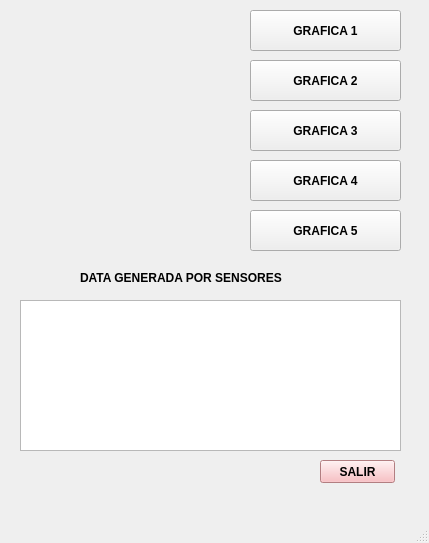
<?xml version="1.0" encoding="UTF-8"?>
<ui version="4.0">
 <class>MainWindow</class>
 <widget class="QMainWindow" name="MainWindow">
  <property name="geometry">
   <rect>
    <x>0</x>
    <y>0</y>
    <width>429</width>
    <height>543</height>
   </rect>
  </property>
  <property name="windowTitle">
   <string>RaspberryPi</string>
  </property>
  <widget class="QWidget" name="centralwidget">
   <widget class="QLabel" name="label">
    <property name="geometry">
     <rect>
      <x>50</x>
      <y>10</y>
      <width>181</width>
      <height>181</height>
     </rect>
    </property>
    <property name="text">
     <string/>
    </property>
    <property name="pixmap">
     <pixmap>../Logo raspberry pi.png</pixmap>
    </property>
    <property name="scaledContents">
     <bool>true</bool>
    </property>
   </widget>
   <widget class="QPushButton" name="Grafica_1">
    <property name="geometry">
     <rect>
      <x>250</x>
      <y>10</y>
      <width>151</width>
      <height>41</height>
     </rect>
    </property>
    <property name="font">
     <font>
      <weight>75</weight>
      <bold>true</bold>
     </font>
    </property>
    <property name="text">
     <string>GRAFICA 1</string>
    </property>
   </widget>
   <widget class="QPushButton" name="Grafica_2">
    <property name="geometry">
     <rect>
      <x>250</x>
      <y>60</y>
      <width>151</width>
      <height>41</height>
     </rect>
    </property>
    <property name="font">
     <font>
      <weight>75</weight>
      <bold>true</bold>
     </font>
    </property>
    <property name="text">
     <string>GRAFICA 2</string>
    </property>
   </widget>
   <widget class="QPushButton" name="Grafica_3">
    <property name="geometry">
     <rect>
      <x>250</x>
      <y>110</y>
      <width>151</width>
      <height>41</height>
     </rect>
    </property>
    <property name="font">
     <font>
      <weight>75</weight>
      <bold>true</bold>
     </font>
    </property>
    <property name="text">
     <string>GRAFICA 3</string>
    </property>
   </widget>
   <widget class="QPushButton" name="Grafica_4">
    <property name="geometry">
     <rect>
      <x>250</x>
      <y>160</y>
      <width>151</width>
      <height>41</height>
     </rect>
    </property>
    <property name="font">
     <font>
      <weight>75</weight>
      <bold>true</bold>
     </font>
    </property>
    <property name="text">
     <string>GRAFICA 4</string>
    </property>
   </widget>
   <widget class="QTableWidget" name="tableWidget">
    <property name="geometry">
     <rect>
      <x>20</x>
      <y>300</y>
      <width>381</width>
      <height>151</height>
     </rect>
    </property>
   </widget>
   <widget class="QPushButton" name="SALIR">
    <property name="geometry">
     <rect>
      <x>320</x>
      <y>460</y>
      <width>75</width>
      <height>23</height>
     </rect>
    </property>
    <property name="font">
     <font>
      <weight>75</weight>
      <bold>true</bold>
     </font>
    </property>
    <property name="styleSheet">
     <string notr="true">background-color: rgb(249, 177, 181);</string>
    </property>
    <property name="text">
     <string>SALIR</string>
    </property>
   </widget>
   <widget class="QLabel" name="label_2">
    <property name="geometry">
     <rect>
      <x>80</x>
      <y>270</y>
      <width>261</width>
      <height>16</height>
     </rect>
    </property>
    <property name="font">
     <font>
      <pointsize>9</pointsize>
      <weight>75</weight>
      <bold>true</bold>
     </font>
    </property>
    <property name="text">
     <string>DATA GENERADA POR SENSORES</string>
    </property>
   </widget>
   <widget class="QPushButton" name="Grafica_5">
    <property name="geometry">
     <rect>
      <x>250</x>
      <y>210</y>
      <width>151</width>
      <height>41</height>
     </rect>
    </property>
    <property name="font">
     <font>
      <weight>75</weight>
      <bold>true</bold>
     </font>
    </property>
    <property name="text">
     <string>GRAFICA 5</string>
    </property>
   </widget>
  </widget>
  <widget class="QMenuBar" name="menubar">
   <property name="geometry">
    <rect>
     <x>0</x>
     <y>0</y>
     <width>429</width>
     <height>26</height>
    </rect>
   </property>
  </widget>
  <widget class="QStatusBar" name="statusbar"/>
 </widget>
 <resources/>
 <connections>
  <connection>
   <sender>SALIR</sender>
   <signal>clicked()</signal>
   <receiver>MainWindow</receiver>
   <slot>close()</slot>
   <hints>
    <hint type="sourcelabel">
     <x>357</x>
     <y>402</y>
    </hint>
    <hint type="destinationlabel">
     <x>217</x>
     <y>223</y>
    </hint>
   </hints>
  </connection>
 </connections>
</ui>
